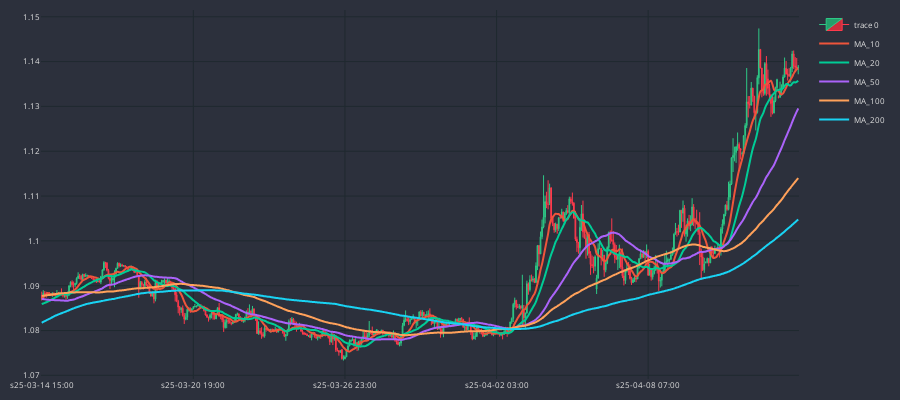

Notebook code cell kept with this figure:
### Code cell
df_plot = df_ma.iloc[:500] # plot only first 100 rows for clarity
cp = CandlePlot(df_plot)
# cp.fig.add_trace(go.Scatter(
#     x=cp.df_plot.sTime,
#     y=cp.df_plot.MA_10,
#     line=dict(color='#FFD700', width=2),
#     name='MA 10',
#     line_shape='spline',
# ))
traces = [f"MA_{ma}" for ma in MA_LIST]
cp.show_plot(line_traces=traces)

### Figure 1 — Plotly figure (JSON) as saved in the notebook; plotly's stock layout.template omitted (floating-point values rounded to 4 significant figures; data arrays with more than 128 entries replaced by an {"elided": "..."} marker saying what was removed)
{"data": [{"close": {"elided": "500 float values"}, "decreasing": {"fillcolor": "#CC2E3C", "line": {"color": "#FF3A4C"}}, "high": {"elided": "500 float values"}, "increasing": {"fillcolor": "#24A06B", "line": {"color": "#2EC886"}}, "line": {"width": 1}, "low": {"elided": "500 float values"}, "opacity": 1, "open": {"elided": "500 float values"}, "type": "candlestick", "x": {"elided": "500 str values"}}, {"line": {"shape": "spline", "width": 2}, "name": "MA_10", "type": "scatter", "x": {"elided": "500 str values"}, "y": {"elided": "500 float values"}}, {"line": {"shape": "spline", "width": 2}, "name": "MA_20", "type": "scatter", "x": {"elided": "500 str values"}, "y": {"elided": "500 float values"}}, {"line": {"shape": "spline", "width": 2}, "name": "MA_50", "type": "scatter", "x": {"elided": "500 str values"}, "y": {"elided": "500 float values"}}, {"line": {"shape": "spline", "width": 2}, "name": "MA_100", "type": "scatter", "x": {"elided": "500 str values"}, "y": {"elided": "500 float values"}}, {"line": {"shape": "spline", "width": 2}, "name": "MA_200", "type": "scatter", "x": {"elided": "500 str values"}, "y": {"elided": "500 float values"}}], "layout": {"font": {"color": "#e1e1e1", "size": 8}, "height": 400, "margin": {"b": 10, "l": 10, "r": 10, "t": 10}, "paper_bgcolor": "#2c303c", "plot_bgcolor": "#2c303c", "width": 900, "xaxis": {"gridcolor": "#1f292f", "nticks": 5, "rangeslider": {"visible": false}}, "yaxis": {"gridcolor": "#1f292f"}}}
